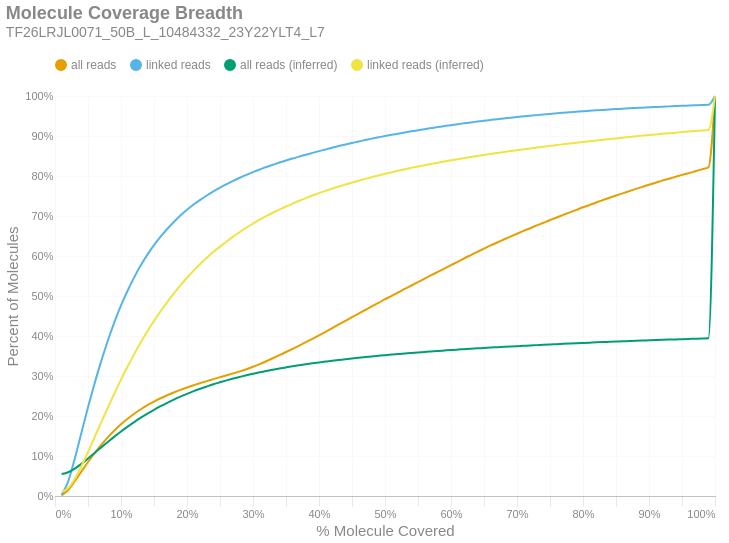

Here is the notebook cell this chart was saved with:
### Markdown cell above
### Molecule Read Coverage
This chart shows molecule coverage breadth as computed by the number of bases aligned to that molecule. In other words, "*how much of each unique long molecule is actually sequenced/aligned?*" Keep in mind there is a distinction between sequences and alignments, since some sequences belonging to a particular molecule may not align well and wouldn't appear in the alignment data. This chart also shows molecule coverage breadth as computed by the *inferred fragment* from which the aligned sequences originate. Unlike read coverage, this calculation takes into account the total insert size, including unsequenced gaps between the forward and reverse reads. Like the previous figures, these are cumulative percents.

### Code cell
if SKIPLR:
    print_html(f"Skipped")
else:
    binned_df = consolidated_hist(valids['coverage_bp'], mask, 0.01, True)
    binned_df_inf = consolidated_hist(valids['coverage_inserts'], mask, 0.01, True)
    binned_df = binned_df.with_columns(pl.lit(binned_df_inf['all reads (cumsum)']).alias('all reads (inferred)'))
    binned_df = binned_df.with_columns(pl.lit(binned_df_inf['linked reads (cumsum)']).alias('linked reads (inferred)'))
    binned_df = binned_df.with_columns(
        (pl.col('bin').cast(pl.Float64) + 0.01).alias('right_edge')
    )

    with SafeRender(binned_df):
        (
            density_plot(binned_df, 'Molecule Coverage Breadth', samplename, 'molcov', ['all reads (inferred)','linked reads (inferred)'])
            .encode(
                #x=alt.X('bin:Q', title="% Molecule Covered").axis(format = '%').scale(padding=0),
                x=alt.X('right_edge:Q', title="% Molecule Covered").axis(format='%').scale(padding=0),
                y=alt.Y('value:Q', title='Percent of Molecules')
                    .axis(format='%')
                    .stack(False)
                    .scale(domainMin=0, padding=0),
                color=alt.Color("key:N").scale(domain = ["all reads", "linked reads", "all reads (inferred)", "linked reads (inferred)"]),
                tooltip = [
                    alt.Tooltip("key:N", title = "Data Type"),
                    alt.Tooltip("range_label:N", title="% Molecule Covered"),
                    alt.Tooltip("value:Q", format = ".2%", title="% Molecules")
                ]
            )
        ).display()

### Figure 1 — Vega-Lite specification as saved in the notebook (floating-point values rounded to 4 significant figures)
{"width": "container", "height": 400, "config": {"title": {"anchor": "start", "dy": -15, "fontSize": 18, "color": "#888888", "subtitleColor": "#888888", "subtitleFontSize": 14}, "arc": {"fill": "#0072B2"}, "axis": {"domainColor": "#888888", "domainWidth": 0.5, "gridWidth": 0.2, "grid": false, "titleFontWeight": 400, "titleFontSize": 15, "labelFontSize": 11, "labelColor": "#888888", "tickColor": "#888888", "tickWidth": 0.2, "titleColor": "#888888"}, "axisBand": {"grid": false}, "axisX": {"grid": true, "tickSize": 10, "domainCap": "round"}, "axisY": {"domain": false, "grid": true, "tickSize": 0, "domainCap": "round"}, "background": "transparent", "header": {"labelFontSize": 15, "labelColor": "#888888", "titleFontSize": 15, "titleFontWeight": 600, "titleColor": "#888888"}, "legend": {"labelFont": "sans-serif", "labelFontSize": 12, "labelColor": "#888888", "symbolSize": 100, "symbolType": "circle", "titleFontSize": 12, "titlePadding": 10, "titleColor": "#888888", "title": null, "orient": "top"}, "range": {"category": ["#E69F00", "#56B4E9", "#009E73", "#F0E442", "#0072B2", "#D55E00", "#CC79A7", "#000000"], "diverging": ["#cfe8f3", "#a2d4ec", "#73bfe2", "#46abdb", "#1696d2", "#12719e"]}, "area": {"fill": "#0072B2", "fillOpacity": 0.7, "line": true, "strokeOpacity": 0.7}, "line": {"color": "#0072B2", "stroke": "#0072B2", "strokeWidth": 2}, "trail": {"color": "#0072B2", "stroke": "#0072B2", "strokeWidth": 0, "size": 1}, "point": {"filled": true, "fillOpacity": 1.0, "size": 95}, "text": {"color": "#888888", "fontSize": 11, "align": "right", "fontWeight": 400, "size": 11}, "bar": {"fill": "#0072B2", "stroke": null}, "view": {"stroke": null, "continuousWidth": 660, "continuousHeight": 400}}, "data": {"name": "data-52e589efff30b1191cb0f29959e01617"}, "mark": {"type": "line", "interpolate": "monotone", "point": {"opacity": 0, "size": 275}}, "encoding": {"color": {"field": "key", "scale": {"domain": ["all reads", "linked reads", "all reads (inferred)", "linked reads (inferred)"]}, "type": "nominal"}, "tooltip": [{"field": "key", "title": "Data Type", "type": "nominal"}, {"field": "range_label", "title": "% Molecule Covered", "type": "nominal"}, {"field": "value", "format": ".2%", "title": "% Molecules", "type": "quantitative"}], "x": {"axis": {"format": "%"}, "field": "right_edge", "scale": {"padding": 0}, "title": "% Molecule Covered", "type": "quantitative"}, "y": {"axis": {"format": "%"}, "field": "value", "scale": {"domainMin": 0, "padding": 0}, "stack": false, "title": "Percent of Molecules", "type": "quantitative"}}, "params": [{"name": "param_c36ac31b6afebe62", "select": {"type": "point", "fields": ["key"]}, "bind": "legend"}], "title": {"text": "Molecule Coverage Breadth", "subtitle": "TF26LRJL0071_50B_L_10484332_23Y22YLT4_L7"}, "transform": [{"fold": ["all reads (cumsum)", "linked reads (cumsum)", "all reads (inferred)", "linked reads (inferred)"]}, {"calculate": "replace(datum.key, ' (cumsum)', '')", "as": "key"}, {"filter": {"param": "param_c36ac31b6afebe62"}}], "usermeta": {"embedOptions": {"downloadFileName": "TF26LRJL0071_50B_L_10484332_23Y22YLT4_L7.molcov"}}, "$schema": "https://vega.github.io/schema/vega-lite/v6.4.1.json", "datasets": {"data-52e589efff30b1191cb0f29959e01617": [{"bin": "0.0", "interval": "0.0-0.01", "all reads": 0.001361, "linked reads": 0.002569, "all reads (cumsum)": 0.001361, "linked reads (cumsum)": 0.002569, "range_label": "0.0-0.01", "all reads (inferred)": 0.05485, "linked reads (inferred)": 0.009908, "right_edge": 0.01}, {"bin": "0.01", "interval": "0.01-0.02", "all reads": 0.01372, "linked reads": 0.03394, "all reads (cumsum)": 0.01508, "linked reads (cumsum)": 0.03651, "range_label": "0.01-0.02", "all reads (inferred)": 0.05946, "linked reads (inferred)": 0.02035, "right_edge": 0.02}, {"bin": "0.02", "interval": "0.02-0.03", "all reads": 0.02202, "linked reads": 0.0573, "all reads (cumsum)": 0.0371, "linked reads (cumsum)": 0.09381, "range_label": "0.02-0.03", "all reads (inferred)": 0.06851, "linked reads (inferred)": 0.04328, "right_edge": 0.03}, {"bin": "0.03", "interval": "0.03-0.04", "all reads": 0.02404, "linked reads": 0.06408, "all reads (cumsum)": 0.06115, "linked reads (cumsum)": 0.1579, "range_label": "0.03-0.04", "all reads (inferred)": 0.08036, "linked reads (inferred)": 0.07436, "right_edge": 0.04}, {"bin": "0.04", "interval": "0.04-0.05", "all reads": 0.02383, "linked reads": 0.06392, "all reads (cumsum)": 0.08498, "linked reads (cumsum)": 0.2218, "range_label": "0.04-0.05", "all reads (inferred)": 0.0938, "linked reads (inferred)": 0.1099, "right_edge": 0.05}, {"bin": "0.05", "interval": "0.05-0.06", "all reads": 0.0222, "linked reads": 0.05976, "all reads (cumsum)": 0.1072, "linked reads (cumsum)": 0.2816, "range_label": "0.05-0.06", "all reads (inferred)": 0.1077, "linked reads (inferred)": 0.1469, "right_edge": 0.06}, {"bin": "0.06", "interval": "0.06-0.07", "all reads": 0.02061, "linked reads": 0.05554, "all reads (cumsum)": 0.1278, "linked reads (cumsum)": 0.3371, "range_label": "0.06-0.07", "all reads (inferred)": 0.1216, "linked reads (inferred)": 0.1842, "right_edge": 0.07}, {"bin": "0.07", "interval": "0.07-0.08", "all reads": 0.01891, "linked reads": 0.05107, "all reads (cumsum)": 0.1467, "linked reads (cumsum)": 0.3882, "range_label": "0.07-0.08", "all reads (inferred)": 0.1352, "linked reads (inferred)": 0.2207, "right_edge": 0.08}, {"bin": "0.08", "interval": "0.08-0.09", "all reads": 0.01719, "linked reads": 0.04639, "all reads (cumsum)": 0.1639, "linked reads (cumsum)": 0.4346, "range_label": "0.08-0.09", "all reads (inferred)": 0.1484, "linked reads (inferred)": 0.2565, "right_edge": 0.09}, {"bin": "0.09", "interval": "0.09-0.1", "all reads": 0.0155, "linked reads": 0.04178, "all reads (cumsum)": 0.1794, "linked reads (cumsum)": 0.4764, "range_label": "0.09-0.1", "all reads (inferred)": 0.1612, "linked reads (inferred)": 0.2909, "right_edge": 0.1}, {"bin": "0.1", "interval": "0.1-0.11", "all reads": 0.0137, "linked reads": 0.03675, "all reads (cumsum)": 0.1931, "linked reads (cumsum)": 0.5131, "range_label": "0.1-0.11", "all reads (inferred)": 0.1733, "linked reads (inferred)": 0.3237, "right_edge": 0.11}, {"bin": "0.11", "interval": "0.11-0.12", "all reads": 0.01254, "linked reads": 0.03351, "all reads (cumsum)": 0.2056, "linked reads (cumsum)": 0.5466, "range_label": "0.11-0.12", "all reads (inferred)": 0.1848, "linked reads (inferred)": 0.3547, "right_edge": 0.12}, {"bin": "0.12", "interval": "0.12-0.13", "all reads": 0.01129, "linked reads": 0.03002, "all reads (cumsum)": 0.2169, "linked reads (cumsum)": 0.5766, "range_label": "0.12-0.13", "all reads (inferred)": 0.1957, "linked reads (inferred)": 0.3842, "right_edge": 0.13}, {"bin": "0.13", "interval": "0.13-0.14", "all reads": 0.01016, "linked reads": 0.02684, "all reads (cumsum)": 0.2271, "linked reads (cumsum)": 0.6035, "range_label": "0.13-0.14", "all reads (inferred)": 0.206, "linked reads (inferred)": 0.4119, "right_edge": 0.14}, {"bin": "0.14", "interval": "0.14-0.15", "all reads": 0.00913, "linked reads": 0.02376, "all reads (cumsum)": 0.2362, "linked reads (cumsum)": 0.6272, "range_label": "0.14-0.15", "all reads (inferred)": 0.2155, "linked reads (inferred)": 0.4378, "right_edge": 0.15}, {"bin": "0.15", "interval": "0.15-0.16", "all reads": 0.00814, "linked reads": 0.02103, "all reads (cumsum)": 0.2443, "linked reads (cumsum)": 0.6483, "range_label": "0.15-0.16", "all reads (inferred)": 0.2245, "linked reads (inferred)": 0.462, "right_edge": 0.16}, {"bin": "0.16", "interval": "0.16-0.17", "all reads": 0.007581, "linked reads": 0.01934, "all reads (cumsum)": 0.2519, "linked reads (cumsum)": 0.6676, "range_label": "0.16-0.17", "all reads (inferred)": 0.233, "linked reads (inferred)": 0.4849, "right_edge": 0.17}, {"bin": "0.17", "interval": "0.17-0.18", "all reads": 0.006947, "linked reads": 0.01751, "all reads (cumsum)": 0.2589, "linked reads (cumsum)": 0.6851, "range_label": "0.17-0.18", "all reads (inferred)": 0.2409, "linked reads (inferred)": 0.5063, "right_edge": 0.18}, {"bin": "0.18", "interval": "0.18-0.19", "all reads": 0.006507, "linked reads": 0.01596, "all reads (cumsum)": 0.2654, "linked reads (cumsum)": 0.7011, "range_label": "0.18-0.19", "all reads (inferred)": 0.2484, "linked reads (inferred)": 0.5267, "right_edge": 0.19}, {"bin": "0.19", "interval": "0.19-0.2", "all reads": 0.006012, "linked reads": 0.01437, "all reads (cumsum)": 0.2714, "linked reads (cumsum)": 0.7155, "range_label": "0.19-0.2", "all reads (inferred)": 0.2554, "linked reads (inferred)": 0.5455, "right_edge": 0.2}, {"bin": "0.2", "interval": "0.2-0.21", "all reads": 0.005638, "linked reads": 0.0133, "all reads (cumsum)": 0.277, "linked reads (cumsum)": 0.7288, "range_label": "0.2-0.21", "all reads (inferred)": 0.262, "linked reads (inferred)": 0.5635, "right_edge": 0.21}, {"bin": "0.21", "interval": "0.21-0.22", "all reads": 0.005178, "linked reads": 0.01171, "all reads (cumsum)": 0.2822, "linked reads (cumsum)": 0.7405, "range_label": "0.21-0.22", "all reads (inferred)": 0.2681, "linked reads (inferred)": 0.58, "right_edge": 0.22}, {"bin": "0.22", "interval": "0.22-0.23", "all reads": 0.00497, "linked reads": 0.01081, "all reads (cumsum)": 0.2872, "linked reads (cumsum)": 0.7513, "range_label": "0.22-0.23", "all reads (inferred)": 0.2739, "linked reads (inferred)": 0.5955, "right_edge": 0.23}, {"bin": "0.23", "interval": "0.23-0.24", "all reads": 0.004969, "linked reads": 0.0101, "all reads (cumsum)": 0.2921, "linked reads (cumsum)": 0.7614, "range_label": "0.23-0.24", "all reads (inferred)": 0.2794, "linked reads (inferred)": 0.6104, "right_edge": 0.24}, {"bin": "0.24", "interval": "0.24-0.25", "all reads": 0.004789, "linked reads": 0.00935, "all reads (cumsum)": 0.2969, "linked reads (cumsum)": 0.7707, "range_label": "0.24-0.25", "all reads (inferred)": 0.2842, "linked reads (inferred)": 0.6235, "right_edge": 0.25}, {"bin": "0.25", "interval": "0.25-0.26", "all reads": 0.004746, "linked reads": 0.008891, "all reads (cumsum)": 0.3017, "linked reads (cumsum)": 0.7796, "range_label": "0.25-0.26", "all reads (inferred)": 0.289, "linked reads (inferred)": 0.6364, "right_edge": 0.26}, {"bin": "0.26", "interval": "0.26-0.27", "all reads": 0.00478, "linked reads": 0.008252, "all reads (cumsum)": 0.3065, "linked reads (cumsum)": 0.7879, "range_label": "0.26-0.27", "all reads (inferred)": 0.2936, "linked reads (inferred)": 0.6486, "right_edge": 0.27}, {"bin": "0.27", "interval": "0.27-0.28", "all reads": 0.005133, "linked reads": 0.007735, "all reads (cumsum)": 0.3116, "linked reads (cumsum)": 0.7956, "range_label": "0.27-0.28", "all reads (inferred)": 0.2977, "linked reads (inferred)": 0.6598, "right_edge": 0.28}, {"bin": "0.28", "interval": "0.28-0.29", "all reads": 0.005438, "linked reads": 0.007162, "all reads (cumsum)": 0.317, "linked reads (cumsum)": 0.8028, "range_label": "0.28-0.29", "all reads (inferred)": 0.3018, "linked reads (inferred)": 0.6708, "right_edge": 0.29}, {"bin": "0.29", "interval": "0.29-0.3", "all reads": 0.00597, "linked reads": 0.006794, "all reads (cumsum)": 0.323, "linked reads (cumsum)": 0.8096, "range_label": "0.29-0.3", "all reads (inferred)": 0.3055, "linked reads (inferred)": 0.6808, "right_edge": 0.3}, {"bin": "0.3", "interval": "0.3-0.31", "all reads": 0.006565, "linked reads": 0.006569, "all reads (cumsum)": 0.3296, "linked reads (cumsum)": 0.8161, "range_label": "0.3-0.31", "all reads (inferred)": 0.3092, "linked reads (inferred)": 0.6907, "right_edge": 0.31}, {"bin": "0.31", "interval": "0.31-0.32", "all reads": 0.007314, "linked reads": 0.006311, "all reads (cumsum)": 0.3369, "linked reads (cumsum)": 0.8224, "range_label": "0.31-0.32", "all reads (inferred)": 0.3125, "linked reads (inferred)": 0.6996, "right_edge": 0.32}, {"bin": "0.32", "interval": "0.32-0.33", "all reads": 0.00755, "linked reads": 0.005591, "all reads (cumsum)": 0.3444, "linked reads (cumsum)": 0.828, "range_label": "0.32-0.33", "all reads (inferred)": 0.3157, "linked reads (inferred)": 0.7081, "right_edge": 0.33}, {"bin": "0.33", "interval": "0.33-0.34", "all reads": 0.00767, "linked reads": 0.005551, "all reads (cumsum)": 0.3521, "linked reads (cumsum)": 0.8336, "range_label": "0.33-0.34", "all reads (inferred)": 0.3186, "linked reads (inferred)": 0.716, "right_edge": 0.34}, {"bin": "0.34", "interval": "0.34-0.35", "all reads": 0.007898, "linked reads": 0.005188, "all reads (cumsum)": 0.36, "linked reads (cumsum)": 0.8388, "range_label": "0.34-0.35", "all reads (inferred)": 0.3215, "linked reads (inferred)": 0.7237, "right_edge": 0.35}, {"bin": "0.35", "interval": "0.35-0.36", "all reads": 0.007914, "linked reads": 0.005009, "all reads (cumsum)": 0.3679, "linked reads (cumsum)": 0.8438, "range_label": "0.35-0.36", "all reads (inferred)": 0.3243, "linked reads (inferred)": 0.7311, "right_edge": 0.36}, {"bin": "0.36", "interval": "0.36-0.37", "all reads": 0.008195, "linked reads": 0.004681, "all reads (cumsum)": 0.3761, "linked reads (cumsum)": 0.8485, "range_label": "0.36-0.37", "all reads (inferred)": 0.3268, "linked reads (inferred)": 0.7381, "right_edge": 0.37}, {"bin": "0.37", "interval": "0.37-0.38", "all reads": 0.008352, "linked reads": 0.004744, "all reads (cumsum)": 0.3845, "linked reads (cumsum)": 0.8532, "range_label": "0.37-0.38", "all reads (inferred)": 0.3294, "linked reads (inferred)": 0.7448, "right_edge": 0.38}, {"bin": "0.38", "interval": "0.38-0.39", "all reads": 0.00849, "linked reads": 0.004541, "all reads (cumsum)": 0.3929, "linked reads (cumsum)": 0.8577, "range_label": "0.38-0.39", "all reads (inferred)": 0.3317, "linked reads (inferred)": 0.7511, "right_edge": 0.39}, {"bin": "0.39", "interval": "0.39-0.4", "all reads": 0.008664, "linked reads": 0.00444, "all reads (cumsum)": 0.4016, "linked reads (cumsum)": 0.8622, "range_label": "0.39-0.4", "all reads (inferred)": 0.3339, "linked reads (inferred)": 0.7571, "right_edge": 0.4}, {"bin": "0.4", "interval": "0.4-0.41", "all reads": 0.008969, "linked reads": 0.004295, "all reads (cumsum)": 0.4106, "linked reads (cumsum)": 0.8665, "range_label": "0.4-0.41", "all reads (inferred)": 0.3361, "linked reads (inferred)": 0.7629, "right_edge": 0.41}, {"bin": "0.41", "interval": "0.41-0.42", "all reads": 0.009314, "linked reads": 0.004333, "all reads (cumsum)": 0.4199, "linked reads (cumsum)": 0.8708, "range_label": "0.41-0.42", "all reads (inferred)": 0.3382, "linked reads (inferred)": 0.7685, "right_edge": 0.42}, {"bin": "0.42", "interval": "0.42-0.43", "all reads": 0.00931, "linked reads": 0.004171, "all reads (cumsum)": 0.4292, "linked reads (cumsum)": 0.875, "range_label": "0.42-0.43", "all reads (inferred)": 0.3401, "linked reads (inferred)": 0.7736, "right_edge": 0.43}, {"bin": "0.43", "interval": "0.43-0.44", "all reads": 0.008858, "linked reads": 0.003803, "all reads (cumsum)": 0.4381, "linked reads (cumsum)": 0.8788, "range_label": "0.43-0.44", "all reads (inferred)": 0.3421, "linked reads (inferred)": 0.7788, "right_edge": 0.44}, {"bin": "0.44", "interval": "0.44-0.45", "all reads": 0.009101, "linked reads": 0.003716, "all reads (cumsum)": 0.4472, "linked reads (cumsum)": 0.8825, "range_label": "0.44-0.45", "all reads (inferred)": 0.3439, "linked reads (inferred)": 0.7838, "right_edge": 0.45}, {"bin": "0.45", "interval": "0.45-0.46", "all reads": 0.009061, "linked reads": 0.003814, "all reads (cumsum)": 0.4562, "linked reads (cumsum)": 0.8863, "range_label": "0.45-0.46", "all reads (inferred)": 0.3456, "linked reads (inferred)": 0.7883, "right_edge": 0.46}, {"bin": "0.46", "interval": "0.46-0.47", "all reads": 0.00876, "linked reads": 0.003514, "all reads (cumsum)": 0.465, "linked reads (cumsum)": 0.8898, "range_label": "0.46-0.47", "all reads (inferred)": 0.3473, "linked reads (inferred)": 0.7929, "right_edge": 0.47}, {"bin": "0.47", "interval": "0.47-0.48", "all reads": 0.008949, "linked reads": 0.003569, "all reads (cumsum)": 0.4739, "linked reads (cumsum)": 0.8934, "range_label": "0.47-0.48", "all reads (inferred)": 0.349, "linked reads (inferred)": 0.7971, "right_edge": 0.48}, {"bin": "0.48", "interval": "0.48-0.49", "all reads": 0.008606, "linked reads": 0.003254, "all reads (cumsum)": 0.4825, "linked reads (cumsum)": 0.8966, "range_label": "0.48-0.49", "all reads (inferred)": 0.3505, "linked reads (inferred)": 0.8013, "right_edge": 0.49}, {"bin": "0.49", "interval": "0.49-0.5", "all reads": 0.009466, "linked reads": 0.003285, "all reads (cumsum)": 0.492, "linked reads (cumsum)": 0.8999, "range_label": "0.49-0.5", "all reads (inferred)": 0.3521, "linked reads (inferred)": 0.8054, "right_edge": 0.5}, {"bin": "0.5", "interval": "0.5-0.51", "all reads": 0.008039, "linked reads": 0.003009, "all reads (cumsum)": 0.5, "linked reads (cumsum)": 0.9029, "range_label": "0.5-0.51", "all reads (inferred)": 0.3535, "linked reads (inferred)": 0.8093, "right_edge": 0.51}, {"bin": "0.51", "interval": "0.51-0.52", "all reads": 0.008986, "linked reads": 0.002856, "all reads (cumsum)": 0.509, "linked reads (cumsum)": 0.9058, "range_label": "0.51-0.52", "all reads (inferred)": 0.355, "linked reads (inferred)": 0.8131, "right_edge": 0.52}, {"bin": "0.52", "interval": "0.52-0.53", "all reads": 0.008535, "linked reads": 0.002939, "all reads (cumsum)": 0.5176, "linked reads (cumsum)": 0.9087, "range_label": "0.52-0.53", "all reads (inferred)": 0.3564, "linked reads (inferred)": 0.8168, "right_edge": 0.53}, {"bin": "0.53", "interval": "0.53-0.54", "all reads": 0.008679, "linked reads": 0.002954, "all reads (cumsum)": 0.5262, "linked reads (cumsum)": 0.9117, "range_label": "0.53-0.54", "all reads (inferred)": 0.3577, "linked reads (inferred)": 0.8203, "right_edge": 0.54}, {"bin": "0.54", "interval": "0.54-0.55", "all reads": 0.008441, "linked reads": 0.002687, "all reads (cumsum)": 0.5347, "linked reads (cumsum)": 0.9144, "range_label": "0.54-0.55", "all reads (inferred)": 0.359, "linked reads (inferred)": 0.8237, "right_edge": 0.55}, {"bin": "0.55", "interval": "0.55-0.56", "all reads": 0.00877, "linked reads": 0.002716, "all reads (cumsum)": 0.5435, "linked reads (cumsum)": 0.9171, "range_label": "0.55-0.56", "all reads (inferred)": 0.3602, "linked reads (inferred)": 0.827, "right_edge": 0.56}, {"bin": "0.56", "interval": "0.56-0.57", "all reads": 0.008483, "linked reads": 0.002646, "all reads (cumsum)": 0.5519, "linked reads (cumsum)": 0.9197, "range_label": "0.56-0.57", "all reads (inferred)": 0.3614, "linked reads (inferred)": 0.8301, "right_edge": 0.57}, {"bin": "0.57", "interval": "0.57-0.58", "all reads": 0.008309, "linked reads": 0.002591, "all reads (cumsum)": 0.5602, "linked reads (cumsum)": 0.9223, "range_label": "0.57-0.58", "all reads (inferred)": 0.3626, "linked reads (inferred)": 0.8332, "right_edge": 0.58}, {"bin": "0.58", "interval": "0.58-0.59", "all reads": 0.008453, "linked reads": 0.002416, "all reads (cumsum)": 0.5687, "linked reads (cumsum)": 0.9247, "range_label": "0.58-0.59", "all reads (inferred)": 0.3637, "linked reads (inferred)": 0.8361, "right_edge": 0.59}, {"bin": "0.59", "interval": "0.59-0.6", "all reads": 0.008562, "linked reads": 0.002409, "all reads (cumsum)": 0.5773, "linked reads (cumsum)": 0.9272, "range_label": "0.59-0.6", "all reads (inferred)": 0.3649, "linked reads (inferred)": 0.8392, "right_edge": 0.6}, {"bin": "0.6", "interval": "0.6-0.61", "all reads": 0.008231, "linked reads": 0.002363, "all reads (cumsum)": 0.5855, "linked reads (cumsum)": 0.9295, "range_label": "0.6-0.61", "all reads (inferred)": 0.366, "linked reads (inferred)": 0.842, "right_edge": 0.61}, {"bin": "0.61", "interval": "0.61-0.62", "all reads": 0.008603, "linked reads": 0.002234, "all reads (cumsum)": 0.5941, "linked reads (cumsum)": 0.9317, "range_label": "0.61-0.62", "all reads (inferred)": 0.367, "linked reads (inferred)": 0.8447, "right_edge": 0.62}, {"bin": "0.62", "interval": "0.62-0.63", "all reads": 0.008213, "linked reads": 0.002245, "all reads (cumsum)": 0.6023, "linked reads (cumsum)": 0.934, "range_label": "0.62-0.63", "all reads (inferred)": 0.3681, "linked reads (inferred)": 0.8475, "right_edge": 0.63}, {"bin": "0.63", "interval": "0.63-0.64", "all reads": 0.008165, "linked reads": 0.002101, "all reads (cumsum)": 0.6105, "linked reads (cumsum)": 0.9361, "range_label": "0.63-0.64", "all reads (inferred)": 0.3691, "linked reads (inferred)": 0.8501, "right_edge": 0.64}, {"bin": "0.64", "interval": "0.64-0.65", "all reads": 0.007873, "linked reads": 0.002127, "all reads (cumsum)": 0.6183, "linked reads (cumsum)": 0.9382, "range_label": "0.64-0.65", "all reads (inferred)": 0.37, "linked reads (inferred)": 0.8526, "right_edge": 0.65}, {"bin": "0.65", "interval": "0.65-0.66", "all reads": 0.007998, "linked reads": 0.001919, "all reads (cumsum)": 0.6263, "linked reads (cumsum)": 0.9401, "range_label": "0.65-0.66", "all reads (inferred)": 0.371, "linked reads (inferred)": 0.8552, "right_edge": 0.66}, {"bin": "0.66", "interval": "0.66-0.67", "all reads": 0.007387, "linked reads": 0.001884, "all reads (cumsum)": 0.6337, "linked reads (cumsum)": 0.942, "range_label": "0.66-0.67", "all reads (inferred)": 0.3719, "linked reads (inferred)": 0.8575, "right_edge": 0.67}, {"bin": "0.67", "interval": "0.67-0.68", "all reads": 0.00758, "linked reads": 0.001775, "all reads (cumsum)": 0.6413, "linked reads (cumsum)": 0.9438, "range_label": "0.67-0.68", "all reads (inferred)": 0.3729, "linked reads (inferred)": 0.8599, "right_edge": 0.68}, {"bin": "0.68", "interval": "0.68-0.69", "all reads": 0.007271, "linked reads": 0.001818, "all reads (cumsum)": 0.6486, "linked reads (cumsum)": 0.9456, "range_label": "0.68-0.69", "all reads (inferred)": 0.3738, "linked reads (inferred)": 0.8623, "right_edge": 0.69}, {"bin": "0.69", "interval": "0.69-0.7", "all reads": 0.007071, "linked reads": 0.001788, "all reads (cumsum)": 0.6557, "linked reads (cumsum)": 0.9474, "range_label": "0.69-0.7", "all reads (inferred)": 0.3747, "linked reads (inferred)": 0.8646, "right_edge": 0.7}, {"bin": "0.7", "interval": "0.7-0.71", "all reads": 0.006963, "linked reads": 0.001718, "all reads (cumsum)": 0.6626, "linked reads (cumsum)": 0.9491, "range_label": "0.7-0.71", "all reads (inferred)": 0.3755, "linked reads (inferred)": 0.8668, "right_edge": 0.71}, {"bin": "0.71", "interval": "0.71-0.72", "all reads": 0.006847, "linked reads": 0.001624, "all reads (cumsum)": 0.6695, "linked reads (cumsum)": 0.9507, "range_label": "0.71-0.72", "all reads (inferred)": 0.3764, "linked reads (inferred)": 0.869, "right_edge": 0.72}, {"bin": "0.72", "interval": "0.72-0.73", "all reads": 0.006945, "linked reads": 0.001442, "all reads (cumsum)": 0.6764, "linked reads (cumsum)": 0.9522, "range_label": "0.72-0.73", "all reads (inferred)": 0.3772, "linked reads (inferred)": 0.8711, "right_edge": 0.73}, {"bin": "0.73", "interval": "0.73-0.74", "all reads": 0.006666, "linked reads": 0.001473, "all reads (cumsum)": 0.6831, "linked reads (cumsum)": 0.9537, "range_label": "0.73-0.74", "all reads (inferred)": 0.378, "linked reads (inferred)": 0.8732, "right_edge": 0.74}, {"bin": "0.74", "interval": "0.74-0.75", "all reads": 0.006907, "linked reads": 0.001519, "all reads (cumsum)": 0.69, "linked reads (cumsum)": 0.9552, "range_label": "0.74-0.75", "all reads (inferred)": 0.3788, "linked reads (inferred)": 0.8753, "right_edge": 0.75}, {"bin": "0.75", "interval": "0.75-0.76", "all reads": 0.006329, "linked reads": 0.001427, "all reads (cumsum)": 0.6963, "linked reads (cumsum)": 0.9566, "range_label": "0.75-0.76", "all reads (inferred)": 0.3796, "linked reads (inferred)": 0.8773, "right_edge": 0.76}, {"bin": "0.76", "interval": "0.76-0.77", "all reads": 0.006476, "linked reads": 0.00135, "all reads (cumsum)": 0.7028, "linked reads (cumsum)": 0.958, "range_label": "0.76-0.77", "all reads (inferred)": 0.3804, "linked reads (inferred)": 0.8793, "right_edge": 0.77}, {"bin": "0.77", "interval": "0.77-0.78", "all reads": 0.006425, "linked reads": 0.001317, "all reads (cumsum)": 0.7092, "linked reads (cumsum)": 0.9593, "range_label": "0.77-0.78", "all reads (inferred)": 0.3812, "linked reads (inferred)": 0.8813, "right_edge": 0.78}, {"bin": "0.78", "interval": "0.78-0.79", "all reads": 0.006178, "linked reads": 0.001352, "all reads (cumsum)": 0.7154, "linked reads (cumsum)": 0.9606, "range_label": "0.78-0.79", "all reads (inferred)": 0.3819, "linked reads (inferred)": 0.8832, "right_edge": 0.79}, {"bin": "0.79", "interval": "0.79-0.8", "all reads": 0.006441, "linked reads": 0.001322, "all reads (cumsum)": 0.7218, "linked reads (cumsum)": 0.9619, "range_label": "0.79-0.8", "all reads (inferred)": 0.3826, "linked reads (inferred)": 0.8851, "right_edge": 0.8}, {"bin": "0.8", "interval": "0.8-0.81", "all reads": 0.005781, "linked reads": 0.001063, "all reads (cumsum)": 0.7276, "linked reads (cumsum)": 0.963, "range_label": "0.8-0.81", "all reads (inferred)": 0.3834, "linked reads (inferred)": 0.8869, "right_edge": 0.81}, {"bin": "0.81", "interval": "0.81-0.82", "all reads": 0.006131, "linked reads": 0.001125, "all reads (cumsum)": 0.7337, "linked reads (cumsum)": 0.9641, "range_label": "0.81-0.82", "all reads (inferred)": 0.3841, "linked reads (inferred)": 0.8888, "right_edge": 0.82}, {"bin": "0.82", "interval": "0.82-0.83", "all reads": 0.006047, "linked reads": 0.00107, "all reads (cumsum)": 0.7398, "linked reads (cumsum)": 0.9652, "range_label": "0.82-0.83", "all reads (inferred)": 0.3848, "linked reads (inferred)": 0.8906, "right_edge": 0.83}, {"bin": "0.83", "interval": "0.83-0.84", "all reads": 0.005846, "linked reads": 0.001011, "all reads (cumsum)": 0.7456, "linked reads (cumsum)": 0.9662, "range_label": "0.83-0.84", "all reads (inferred)": 0.3854, "linked reads (inferred)": 0.8923, "right_edge": 0.84}, {"bin": "0.84", "interval": "0.84-0.85", "all reads": 0.005438, "linked reads": 0.0009759, "all reads (cumsum)": 0.7511, "linked reads (cumsum)": 0.9672, "range_label": "0.84-0.85", "all reads (inferred)": 0.3861, "linked reads (inferred)": 0.894, "right_edge": 0.85}, {"bin": "0.85", "interval": "0.85-0.86", "all reads": 0.005621, "linked reads": 0.0009584, "all reads (cumsum)": 0.7567, "linked reads (cumsum)": 0.9682, "range_label": "0.85-0.86", "all reads (inferred)": 0.3868, "linked reads (inferred)": 0.8958, "right_edge": 0.86}, {"bin": "0.86", "interval": "0.86-0.87", "all reads": 0.005492, "linked reads": 0.00102, "all reads (cumsum)": 0.7622, "linked reads (cumsum)": 0.9692, "range_label": "0.86-0.87", "all reads (inferred)": 0.3874, "linked reads (inferred)": 0.8975, "right_edge": 0.87}, {"bin": "0.87", "interval": "0.87-0.88", "all reads": 0.005507, "linked reads": 0.0008709, "all reads (cumsum)": 0.7677, "linked reads (cumsum)": 0.97, "range_label": "0.87-0.88", "all reads (inferred)": 0.3881, "linked reads (inferred)": 0.8993, "right_edge": 0.88}, {"bin": "0.88", "interval": "0.88-0.89", "all reads": 0.005207, "linked reads": 0.0008884, "all reads (cumsum)": 0.7729, "linked reads (cumsum)": 0.9709, "range_label": "0.88-0.89", "all reads (inferred)": 0.3887, "linked reads (inferred)": 0.9009, "right_edge": 0.89}, {"bin": "0.89", "interval": "0.89-0.9", "all reads": 0.005262, "linked reads": 0.0008381, "all reads (cumsum)": 0.7782, "linked reads (cumsum)": 0.9718, "range_label": "0.89-0.9", "all reads (inferred)": 0.3893, "linked reads (inferred)": 0.9025, "right_edge": 0.9}, {"bin": "0.9", "interval": "0.9-0.91", "all reads": 0.004928, "linked reads": 0.0007856, "all reads (cumsum)": 0.7831, "linked reads (cumsum)": 0.9726, "range_label": "0.9-0.91", "all reads (inferred)": 0.3899, "linked reads (inferred)": 0.904, "right_edge": 0.91}, {"bin": "0.91", "interval": "0.91-0.92", "all reads": 0.005385, "linked reads": 0.0007746, "all reads (cumsum)": 0.7885, "linked reads (cumsum)": 0.9733, "range_label": "0.91-0.92", "all reads (inferred)": 0.3905, "linked reads (inferred)": 0.9056, "right_edge": 0.92}, {"bin": "0.92", "interval": "0.92-0.93", "all reads": 0.00454, "linked reads": 0.0007309, "all reads (cumsum)": 0.793, "linked reads (cumsum)": 0.9741, "range_label": "0.92-0.93", "all reads (inferred)": 0.3911, "linked reads (inferred)": 0.907, "right_edge": 0.93}, {"bin": "0.93", "interval": "0.93-0.94", "all reads": 0.004776, "linked reads": 0.0007374, "all reads (cumsum)": 0.7978, "linked reads (cumsum)": 0.9748, "range_label": "0.93-0.94", "all reads (inferred)": 0.3915, "linked reads (inferred)": 0.9083, "right_edge": 0.94}, {"bin": "0.94", "interval": "0.94-0.95", "all reads": 0.005063, "linked reads": 0.000663, "all reads (cumsum)": 0.8029, "linked reads (cumsum)": 0.9755, "range_label": "0.94-0.95", "all reads (inferred)": 0.3921, "linked reads (inferred)": 0.9097, "right_edge": 0.95}, {"bin": "0.95", "interval": "0.95-0.96", "all reads": 0.004154, "linked reads": 0.0005711, "all reads (cumsum)": 0.807, "linked reads (cumsum)": 0.976, "range_label": "0.95-0.96", "all reads (inferred)": 0.3927, "linked reads (inferred)": 0.9111, "right_edge": 0.96}, {"bin": "0.96", "interval": "0.96-0.97", "all reads": 0.004784, "linked reads": 0.000593, "all reads (cumsum)": 0.8118, "linked reads (cumsum)": 0.9766, "range_label": "0.96-0.97", "all reads (inferred)": 0.3932, "linked reads (inferred)": 0.9124, "right_edge": 0.97}, {"bin": "0.97", "interval": "0.97-0.98", "all reads": 0.004853, "linked reads": 0.0006083, "all reads (cumsum)": 0.8166, "linked reads (cumsum)": 0.9772, "range_label": "0.97-0.98", "all reads (inferred)": 0.3937, "linked reads (inferred)": 0.9137, "right_edge": 0.98}, {"bin": "0.98", "interval": "0.98-0.99", "all reads": 0.004747, "linked reads": 0.0006302, "all reads (cumsum)": 0.8214, "linked reads (cumsum)": 0.9779, "range_label": "0.98-0.99", "all reads (inferred)": 0.3943, "linked reads (inferred)": 0.9151, "right_edge": 0.99}, {"bin": "0.99", "interval": "0.99-1.0", "all reads": 0.1786, "linked reads": 0.02214, "all reads (cumsum)": 1.0, "linked reads (cumsum)": 1.0, "range_label": "0.99-1.0", "all reads (inferred)": 1.0, "linked reads (inferred)": 1.0, "right_edge": 1.0}]}}
